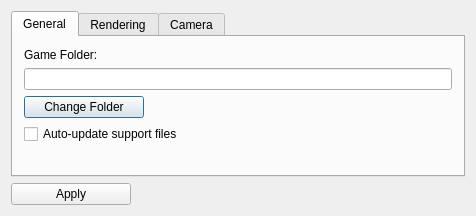
<?xml version="1.0" encoding="UTF-8"?>
<ui version="4.0">
 <class>SettingsDialogClass</class>
 <widget class="QDialog" name="SettingsDialogClass">
  <property name="geometry">
   <rect>
    <x>0</x>
    <y>0</y>
    <width>476</width>
    <height>216</height>
   </rect>
  </property>
  <property name="windowTitle">
   <string>Settings</string>
  </property>
  <property name="modal">
   <bool>true</bool>
  </property>
  <layout class="QVBoxLayout" name="verticalLayout_2">
   <item>
    <widget class="QTabWidget" name="tabWidget">
     <property name="currentIndex">
      <number>0</number>
     </property>
     <widget class="QWidget" name="tabGeneral">
      <attribute name="title">
       <string>General</string>
      </attribute>
      <layout class="QVBoxLayout" name="verticalLayout_3">
       <item>
        <widget class="QLabel" name="label">
         <property name="text">
          <string>Game Folder:</string>
         </property>
        </widget>
       </item>
       <item>
        <widget class="QLineEdit" name="lineEditGameFolder"/>
       </item>
       <item>
        <widget class="QPushButton" name="pushButtonChangeFolder">
         <property name="sizePolicy">
          <sizepolicy hsizetype="Minimum" vsizetype="Fixed">
           <horstretch>0</horstretch>
           <verstretch>0</verstretch>
          </sizepolicy>
         </property>
         <property name="maximumSize">
          <size>
           <width>120</width>
           <height>16777215</height>
          </size>
         </property>
         <property name="text">
          <string>Change Folder</string>
         </property>
        </widget>
       </item>
       <item>
        <widget class="QCheckBox" name="checkBoxUpdateSupport">
         <property name="text">
          <string>Auto-update support files</string>
         </property>
        </widget>
       </item>
       <item>
        <spacer name="verticalSpacer">
         <property name="orientation">
          <enum>Qt::Vertical</enum>
         </property>
         <property name="sizeHint" stdset="0">
          <size>
           <width>20</width>
           <height>40</height>
          </size>
         </property>
        </spacer>
       </item>
      </layout>
     </widget>
     <widget class="QWidget" name="tabRender">
      <attribute name="title">
       <string>Rendering</string>
      </attribute>
      <layout class="QVBoxLayout" name="verticalLayout">
       <item>
        <widget class="QLabel" name="label_2">
         <property name="text">
          <string>OpenGL Display Mode:</string>
         </property>
        </widget>
       </item>
       <item>
        <widget class="QComboBox" name="comboBoxDisplayMode"/>
       </item>
       <item>
        <spacer name="verticalSpacer_2">
         <property name="orientation">
          <enum>Qt::Vertical</enum>
         </property>
         <property name="sizeHint" stdset="0">
          <size>
           <width>20</width>
           <height>40</height>
          </size>
         </property>
        </spacer>
       </item>
      </layout>
     </widget>
     <widget class="QWidget" name="tab">
      <attribute name="title">
       <string>Camera</string>
      </attribute>
      <layout class="QVBoxLayout" name="verticalLayout_4">
       <item>
        <widget class="QLabel" name="label_3">
         <property name="text">
          <string>Camera Type (Requires app restart)</string>
         </property>
        </widget>
       </item>
       <item>
        <layout class="QHBoxLayout" name="horizontalLayout">
         <item>
          <widget class="QRadioButton" name="radioButtonBasic">
           <property name="text">
            <string>Basic (FPS)</string>
           </property>
          </widget>
         </item>
         <item>
          <widget class="QRadioButton" name="radioButtonArcball">
           <property name="text">
            <string>Arcball</string>
           </property>
          </widget>
         </item>
         <item>
          <widget class="QRadioButton" name="radioButtonModelOrbit">
           <property name="text">
            <string>Model Orbit (Dual)</string>
           </property>
           <property name="checked">
            <bool>true</bool>
           </property>
          </widget>
         </item>
        </layout>
       </item>
       <item>
        <widget class="QCheckBox" name="checkBoxHideCursor">
         <property name="text">
          <string>Hide Cursor</string>
         </property>
        </widget>
       </item>
       <item>
        <spacer name="verticalSpacer_3">
         <property name="orientation">
          <enum>Qt::Vertical</enum>
         </property>
         <property name="sizeHint" stdset="0">
          <size>
           <width>20</width>
           <height>40</height>
          </size>
         </property>
        </spacer>
       </item>
      </layout>
     </widget>
    </widget>
   </item>
   <item>
    <widget class="QPushButton" name="pushButtonApply">
     <property name="maximumSize">
      <size>
       <width>120</width>
       <height>16777215</height>
      </size>
     </property>
     <property name="text">
      <string>Apply</string>
     </property>
    </widget>
   </item>
  </layout>
 </widget>
 <layoutdefault spacing="6" margin="11"/>
 <resources/>
 <connections/>
</ui>
